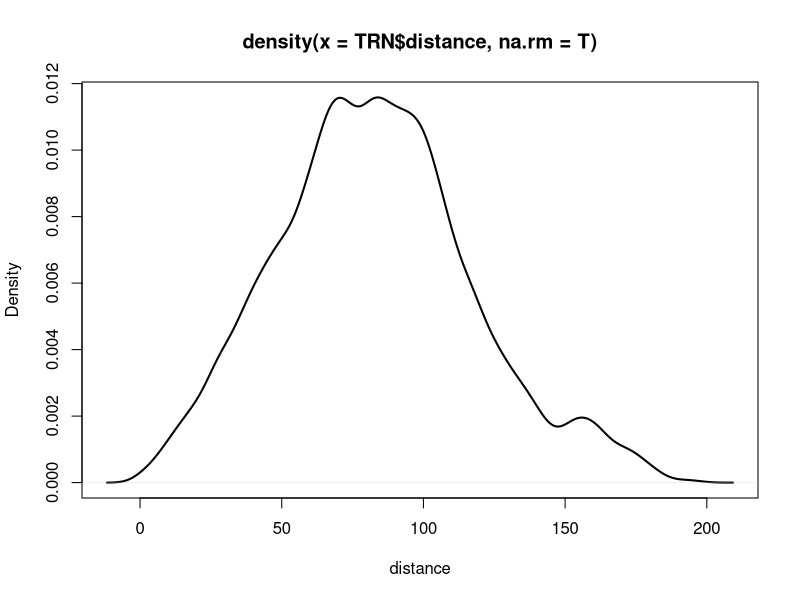

This figure's R source: (Note: this script raises an error after producing the figure.)
# ------------------------ Analyze the features ------------------------------


setwd("/Users/dongqing/Desktop/Yeast/")
TRN <- read.table("4-Centrality/Data/TRN_dist.txt",header = TRUE,sep = "\t")
outhub <- read.table("4-Centrality/Result/outhub_all_15.txt",header = TRUE,sep = '\t')
outhub_outhub <- subset(outhub, type == "outhub",select = c("type","distance" ))
outhub_others <- subset(outhub, type == "others",select = c("type","distance" ))
outhub_inter <- subset(outhub, type == "inter" ,select = c("type","distance" ))

mean(outhub_outhub$distance,na.rm=T)
mean(outhub_others$distance,na.rm=T)
mean(outhub_inter$distance,na.rm=T)
mean(TRN$distance,na.rm=T)


wilcox.test(outhub_outhub$distance,TRN$distance)
wilcox.test(outhub_others$distance,TRN$distance,alternative = "less")
wilcox.test(outhub_inter$distance,TRN$distance,alternative = "greater")

wilcox.test(outhub_outhub$distance,outhub$distance,alternative = "greater")
wilcox.test(outhub_others$distance,outhub$distance,alternative = "less")
wilcox.test(outhub_inter$distance,outhub$distance,alternative = "greater")

length(outhub_outhub$distance)
length(outhub_others$distance)
length(outhub_inter$distance)

length(TRN$distance)


plot(density(TRN$distance,na.rm=T),lty=1,xlab="distance",lwd=2)
lines(density(outhub_other$distance,na.rm=T),lty=2,lwd=2)
lines(density(outhub_inter$distance,na.rm=T),lty=3,lwd=2)
lines(density(TRN$distance,na.rm=T),lty=4,lwd=2)
legend("topright",c("+","-","+/-"),lty=c(1,2,3))